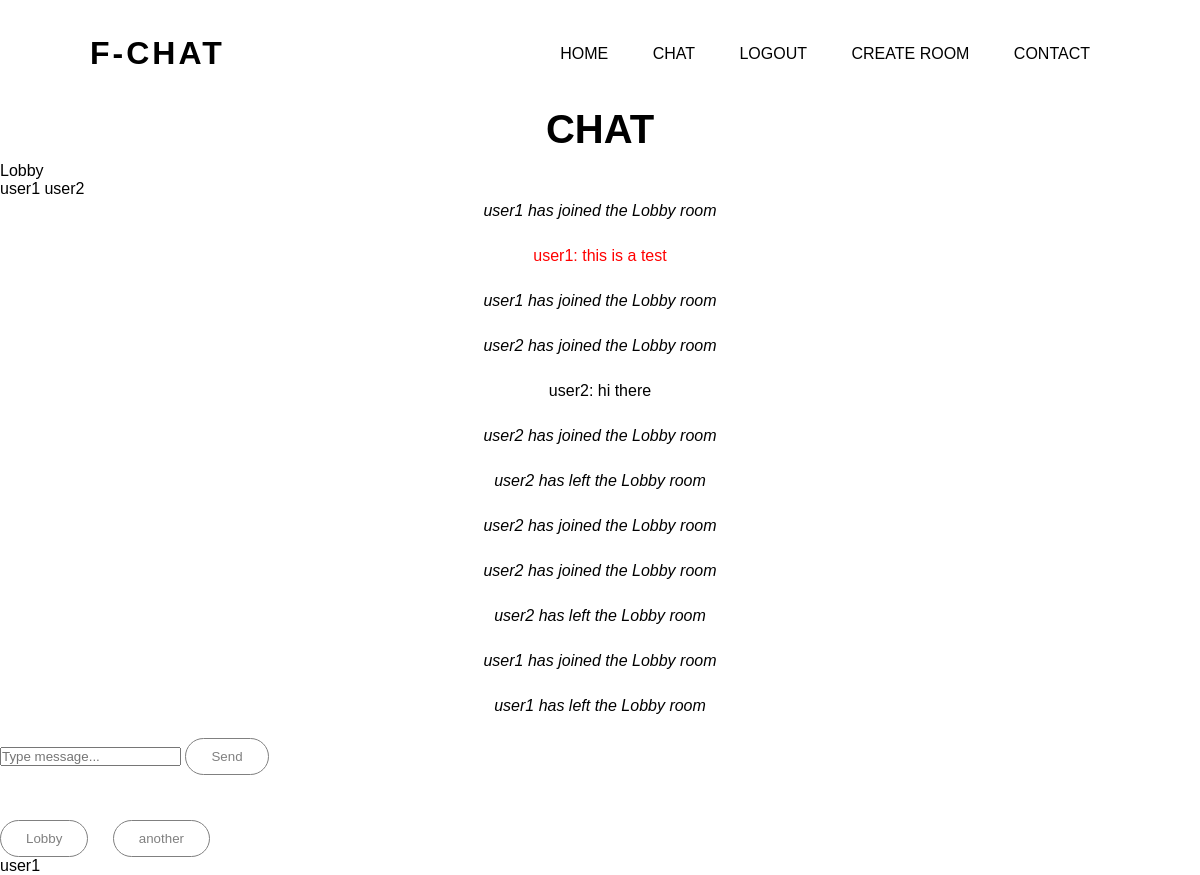
The page /chat (signed in) on the database its author committed.
### app/models.py (models this page shows)
class Room(db.Model, UserMixin):
    id = db.Column(db.Integer, primary_key=True)
    room_name = db.Column(db.String(100))
    owner = db.Column(db.String(10))
    messages = db.relationship('Message')

class User(db.Model, UserMixin):
    id = db.Column(db.Integer, primary_key=True)
    username = db.Column(db.String(80))
    email = db.Column(db.String(100))
    password = db.Column(db.String(200))
    authored_messages = db.relationship('Message')
    rooms = db.relationship('Room', secondary=room_members, backref=db.backref('members', lazy='dynamic'))

class Message(db.Model, UserMixin):
    id = db.Column(db.Integer, primary_key=True)
    room_id = db.Column(db.Integer, db.ForeignKey('room.id'))
    author = db.Column(db.String(80), db.ForeignKey('user.username'))
    content = db.Column(db.String(500))
    receivers = db.relationship('User', secondary=message_receivers, backref=db.backref('messages', lazy='dynamic'))
    is_system_message = db.Column(db.Boolean, default=False)

### app/views.py (the view)
@views.route("/chat", methods=["GET", "POST"])
def chat():
    lobby_room =  Room.query.filter_by(room_name="Lobby").first()
    if not lobby_room:
        lobby_room = Room(room_name="Lobby")
        db.session.add(lobby_room)
        for user in User.query.all():
            lobby_room.members.append(user)
        db.session.commit()
    if current_user not in lobby_room.members:
        lobby_room.members.append(current_user)
        db.session.commit()
    print(current_user.authored_messages)
    for message in current_user.messages:
        print(message)
    return render_template("chat.html", user=current_user, rooms=current_user.rooms, current_room=Room.query.filter_by(room_name=session["current_room"]).first())

### app/__init__.py (called while the page is built)
def create_app():
    app.config["SECRET_KEY"] = "secret!"
    app.config["SESSION_TYPE"] = "filesystem"
    app.config["SQLALCHEMY_DATABASE_URI"] = f"sqlite:///{DB_NAME}"
    login_manager = LoginManager()
    login_manager.init_app(app)
    Session(app)
    @login_manager.user_loader
    def load_user(id):
        return User.query.get(int(id))
    db.init_app(app)
    from .application import socketio
    from .views import views
    from .auth import auth
    app.register_blueprint(views, url_prefix="/")
    app.register_blueprint(auth, url_prefix="/")
    create_database(app)
    return socketio, app

### app/templates/chat.html (shortened to what this page needs)
{% extends "base.html" %} {% block title %} Chat {% endblock %}
{% from 'field-macro.html' import displayField %}
{% block content %}
<h1 class="chat-heading">Chat</h1>
<head>
</head>
<div class="container">
        <div style="color: black;" id="current_room">{{current_room.room_name}}</div>
        <div style="color: black;" id="display-room-user">
            {% for user in current_room.members%}
                {{user.username}}
            {% endfor %}
        </div>
        <div style="color: black;" id="display-message-section">
            {% for message in current_room.messages %}
                {% if message in user.messages %}
                    {% if message.is_system_message %}
                        <p><i>{{ message.content }}</i></p>
                    {% else %}
                        {% if message.author == user.username %}
                            <p style="color: red;">{{ message.author }}: {{ message.content }}</p>
                        {% else %}
                            <p>{{ message.author }}: {{ message.content }}</p>
                        {% endif %}
                    {% endif %}
                {% endif %}
            {% endfor %}
        </div>
        <div id="input-area">
            <input type="text" id="user_message" placeholder="Type message..." autocomplete="off">
            <button class="send-button" type="button" id="send_message">Send</button>
        </div>
        <div id="room-section">
            <p style="color: white;" >Rooms</p>
            {% for room in rooms %}
                {% if room.owner == user.username %}
                    <button style="color: red;" class="select-room" type="button">{{room.room_name}}</button>
                    <button onclick="deleteRoom('{{room.room_name}}')">X</button>
                {% else %}
                    <button class="select-room" type="button">{{room.room_name}}</button>
                {% endif %}
            {% endfor %}
        </div>
        <div style="color: black;" id="get-username">{{user.username}}</div>
</div>
{% endblock %}

### app/templates/base.html (shortened to what this page needs)
<!DOCTYPE html>
<html lang="en">
    <head>
        <link rel="stylesheet" href="../static/css/style.css">
        <link rel="stylesheet" href="../static/css/all.min.css">
    </head>
    <body>
        <div class="hero">
            <div class="navbar">
                <h1 class="logo">F-CHAT</h1>
                <ul id="nav-links">
                    <li><a href="/">Home</a></li>
                    {% if user.is_authenticated%}
                          <li><a href="/chat">Chat</a></li>
                          <li><a href="/logout">Logout</a></li>
                          <li><a href="/create-room">Create room</a></li>
                    {% else %}
                        <li><a href="/login">Login</a></li>
                        <li><a href="/sign-up">Sign up</a></li>
                    {% endif %}
                    <li><a href="#">Contact</a></li>
                </ul>
            </div>
            <div class="content">
                {% block content %} {% endblock %}
            </div>
        </div>
    </body>
</html>

### app/static/css/style.css (style rules this page uses)
* { margin: 0; padding: 0; font-family: sans-serif; }
.hero { width: 100%; height: 100vh; }
.navbar { width: 85%; margin: auto; padding: 35px 0; display: flex; align-items: center; justify-content: space-between; }
.navbar ul li { list-style: none; display: inline-block; margin: 0 20px; position: relative; }
.navbar ul li a { text-decoration: none; color: black; text-transform: uppercase; }
.navbar ul li::after { content: ''; height: 3px; width: 0; background: rgba(255, 200, 100); position: absolute; left: 0; bottom: -10px; transition: 0.5s; }
.logo { color: black; letter-spacing: 3px; cursor: pointer; }
.content h1 { font-size: 40px; text-align: center; text-transform: uppercase; padding-bottom: 10px; }
.content p { margin-bottom: 20px; font-weight: 100; line-height: 25px; text-align: center; }
button { margin-right: 20px; color: rgba(128,128,128); padding: 10px 25px; background: transparent; border: 1px solid; border-radius: 20px; outline: none; cursor: pointer; transition: 0.5s; }

### rows shown on the page
Room: room_name "Lobby"
User: username "user1"
User: username "user2"
Message: content "user1 has joined the Lobby room"
Message: author "user1", content "this is a test"
Message: content "user1 has joined the Lobby room"
Message: content "user2 has joined the Lobby room"
Message: author "user2", content "hi there"
Message: content "user2 has joined the Lobby room"
Message: content "user2 has left the Lobby room"
Message: content "user2 has joined the Lobby room"
Message: content "user2 has joined the Lobby room"
Message: content "user2 has left the Lobby room"
Message: content "user1 has joined the Lobby room"
Message: content "user1 has left the Lobby room"
Room: room_name "another"
